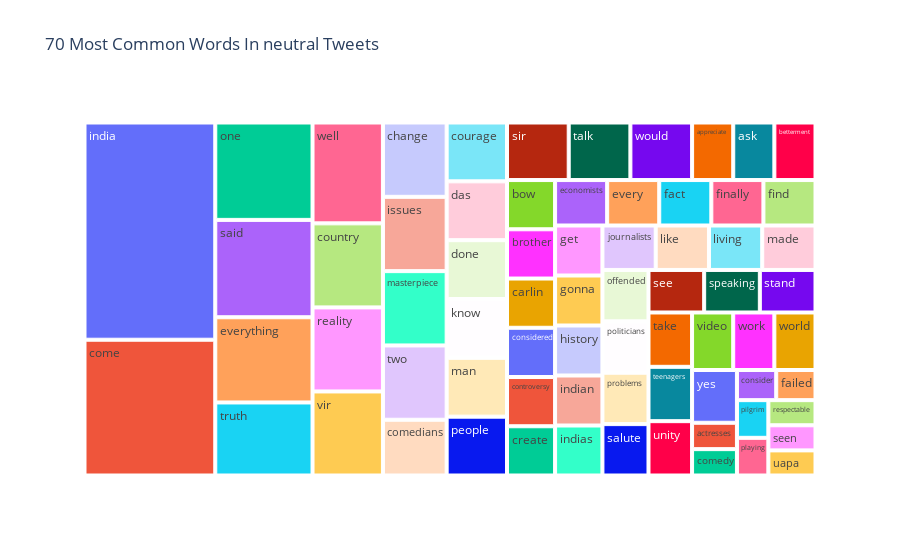

This figure's notebook cell:
### Code cell
words=[]
for index, row in Neutral_tweet.iterrows():
    words.append(row['comment'].split())
    
    
all_neutral_words=[]
def removeNestings(l):
    for i in l:
        if type(i) == list:
            removeNestings(i)
        else:
            all_neutral_words.append(i)  
            
removeNestings(words)    

all_neutral_words=pd.Series(np.array(all_neutral_words))
common_words=all_neutral_words.value_counts()[:70].rename_axis('Common neutral Words').reset_index(name='count')
fig = px.treemap(common_words, path=['Common neutral Words'], values='count',title='70 Most Common Words In neutral Tweets')
fig.show()

### Figure 1 — Plotly figure (JSON) as saved in the notebook; plotly's stock layout.template omitted (floating-point values rounded to 4 significant figures)
{"data": [{"branchvalues": "total", "domain": {"x": [0, 1], "y": [0, 1]}, "hovertemplate": "labels=%{label}<br>count=%{value}<br>parent=%{parent}<br>id=%{id}<extra></extra>", "ids": ["actresses", "appreciate", "ask", "betterment", "bow", "brother", "carlin", "change", "come", "comedians", "comedy", "consider", "considered", "controversy", "country", "courage", "create", "das", "done", "economists", "every", "everything", "fact", "failed", "finally", "find", "get", "gonna", "history", "india", "indian", "indias", "issues", "journalists", "know", "like", "living", "made", "man", "masterpiece", "offended", "one", "people", "pilgrim", "playing", "politicians", "problems", "reality", "respectable", "said", "salute", "see", "seen", "sir", "speaking", "stand", "take", "talk", "teenagers", "truth", "two", "uapa", "unity", "video", "vir", "well", "work", "world", "would", "yes"], "labels": ["actresses", "appreciate", "ask", "betterment", "bow", "brother", "carlin", "change", "come", "comedians", "comedy", "consider", "considered", "controversy", "country", "courage", "create", "das", "done", "economists", "every", "everything", "fact", "failed", "finally", "find", "get", "gonna", "history", "india", "indian", "indias", "issues", "journalists", "know", "like", "living", "made", "man", "masterpiece", "offended", "one", "people", "pilgrim", "playing", "politicians", "problems", "reality", "respectable", "said", "salute", "see", "seen", "sir", "speaking", "stand", "take", "talk", "teenagers", "truth", "two", "uapa", "unity", "video", "vir", "well", "work", "world", "would", "yes"], "name": "", "parents": ["", "", "", "", "", "", "", "", "", "", "", "", "", "", "", "", "", "", "", "", "", "", "", "", "", "", "", "", "", "", "", "", "", "", "", "", "", "", "", "", "", "", "", "", "", "", "", "", "", "", "", "", "", "", "", "", "", "", "", "", "", "", "", "", "", "", "", "", "", ""], "type": "treemap", "values": [1, 2, 2, 2, 2, 2, 2, 4, 15, 3, 1, 1, 2, 2, 5, 3, 2, 3, 3, 2, 2, 7, 2, 1, 2, 2, 2, 2, 2, 24, 2, 2, 4, 2, 3, 2, 2, 2, 3, 4, 2, 8, 3, 1, 1, 2, 2, 5, 1, 8, 2, 2, 1, 3, 2, 2, 2, 3, 2, 6, 4, 1, 2, 2, 5, 6, 2, 2, 3, 2]}], "layout": {"legend": {"tracegroupgap": 0}, "title": {"text": "70 Most Common Words In neutral Tweets"}}}
